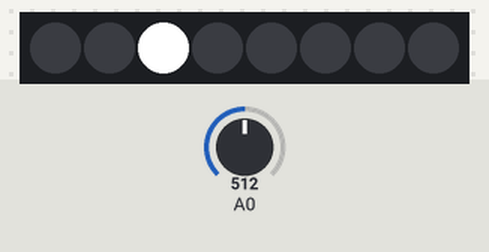
The sketch below on a simulated Arduino Uno, built with avr-gcc and run on an emulated ATmega328P. Parts: 8 RGB LEDs in strip order, left to right. Inputs (shaded band) come from the test bench; at power-on: A0 = 512. What the sketch prints to the serial monitor is not drawn.

Above: at 1.2 s.
1.3 s: A0 set to 75
At 1.43 s:
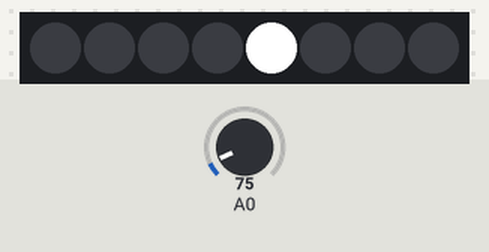
3.7 s: A0 set to 511
5.2 s: A0 set to 40
8.2 s: A0 set to 10
11.2 s: A0 set to 60
At 11.51 s:
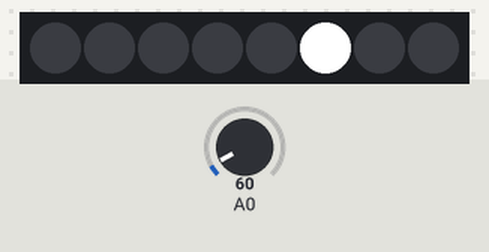
Timing chart, 0 to 15.2 s (numbered marks = the images above; inputs shaded):
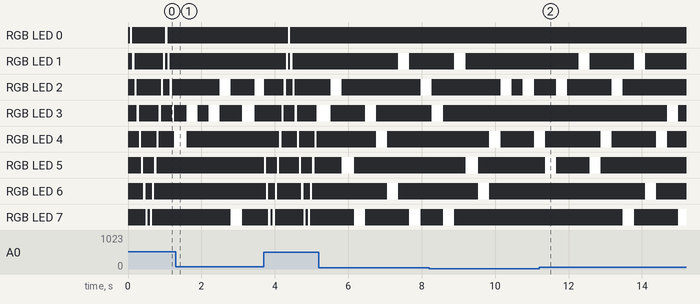

The sketch:

NeoPixel.ino
```cpp
#include <Adafruit_NeoPixel.h>

#define PIN 6

// Parameter 1 = number of pixels in strip
// Parameter 2 = pin number (most are valid)
// Parameter 3 = pixel type flags, add together as needed:
//   NEO_KHZ800  800 KHz bitstream (most NeoPixel products w/WS2812 LEDs)
//   NEO_KHZ400  400 KHz (classic 'v1' (not v2) FLORA pixels, WS2811 drivers)
//   NEO_GRB     Pixels are wired for GRB bitstream (most NeoPixel products)
//   NEO_RGB     Pixels are wired for RGB bitstream (v1 FLORA pixels, not v2)
Adafruit_NeoPixel strip = Adafruit_NeoPixel(8, PIN, NEO_GRB + NEO_KHZ800);

uint32_t OFF = strip.Color(0,0,0);
uint32_t RED = strip.Color(255, 0, 0);
uint32_t CURRENT_COLOR = strip.Color(255,255,255);

float potMax = 1000.0;
float potMin = 20.0;

void setup() {
  Serial.begin(9600);
  strip.begin();
  strip.show();

  pinMode(A0, INPUT);

  pinMode(13, INPUT);
  digitalWrite(13, LOW);
  pinMode(12, INPUT);
  digitalWrite(12, LOW);
  pinMode(11, INPUT);
  digitalWrite(11, LOW);
  pinMode(10, INPUT);
  digitalWrite(10, LOW);
}

boolean alternateChecker;
int checkerDelay;
int pingCount = 0;
boolean pingUp = true;
boolean pingDown = false;
int pingDelay;

void loop() {

  // analog input from proto bit
  float protoBitReading = analogRead(A0);
  int maxRead = 1000;
  int minRead = 20;
  float protoBit = (protoBitReading > maxRead) ? maxRead : protoBitReading;
  protoBit = (protoBit < minRead) ? minRead : protoBit;
  protoBit = (int) (((protoBit - minRead) / (maxRead - minRead)) * 255.0);

  // modes from the 4-pole switch
  boolean ping = true;//(digitalRead(13) == HIGH) ? true : false;
  boolean color = false;//(digitalRead(12) == HIGH ) ? true : false;
  boolean checker = false;//(digitalRead(11) == HIGH) ? true : false;
  boolean brightness = false;//(digitalRead(10) == HIGH) ? true : false;

  if (ping) {
    Serial.println("Ping:");

    int pingRemainder = pingCount % strip.numPixels();
    int numToTurnOn = 0;
    if (pingUp) {
      numToTurnOn = pingRemainder;
    } else if (pingDown) {
      numToTurnOn = strip.numPixels() - pingRemainder;
    }

    for (uint16_t i = 0; i < strip.numPixels(); i++) {
      if (i == numToTurnOn) {
        strip.setPixelColor(i, CURRENT_COLOR);
      } else {
        strip.setPixelColor(i, OFF);
      }
    }

    int maxPingDelay = 1000 / strip.numPixels();
    int minPingDelay = 50 / strip.numPixels();

    pingDelay = ((protoBit / 255.0) * (maxPingDelay - minPingDelay)) + (minPingDelay / strip.numPixels());
    delay(pingDelay);
    strip.show();
    pingCount++;

    if (pingRemainder == 7) {
      pingUp = !pingUp;
      pingDown = !pingDown;
    }

  } else if (color) {

    Serial.println("Color Spectrum:");

    byte WheelPos = protoBit;
    int r = 0;
    int g = 0;
    int b = 0;

    if(WheelPos < 85) {
      r = WheelPos * 3;
      g = 255 - WheelPos * 3;
      b = 0;
    } else if(WheelPos < 170) {
      WheelPos -= 85;
      r = 255 - WheelPos * 3;
      g = 0;
      b = WheelPos * 3;
    } else {
     WheelPos -= 170;
     r = 0;
     g = WheelPos * 3;
     b = 255 - WheelPos * 3;
    }
    CURRENT_COLOR = strip.Color(r,g,b);
    for (uint16_t i = 0; i < strip.numPixels(); i++) {
      strip.setPixelColor(i, CURRENT_COLOR);
    }
    strip.show();

  // adjust brightness
  } else if (checker) {

    for (uint16_t i = 0; i < strip.numPixels(); i++) {
      int modResult = alternateChecker ? 1 : 0;
      if (i % 2 == modResult) {
        strip.setPixelColor(i, CURRENT_COLOR);
      } else {
        strip.setPixelColor(i, OFF);
      }
    }

    int delayMax = 700;
    int delayMin = 50;
    alternateChecker = !alternateChecker;
    checkerDelay = ((protoBit / 255.0) * (delayMax - delayMin)) + delayMin;
    delay(checkerDelay);
    Serial.println(checkerDelay);
    strip.show();

  } else if (brightness) {
    Serial.println("Brightness:");

    for (uint16_t i = 0; i < strip.numPixels(); i++) {
      strip.setPixelColor((strip.numPixels() - i), CURRENT_COLOR);
    }
    strip.setBrightness(protoBit);
    strip.show();

    // animated --> ping back and fourth at a specific frequency
//    protoBit = (protoBit / 255.0) * 5.0;
//
//    // bar graph
//    for (uint16_t i = 0; i < strip.numPixels(); i++) {
//      float seg = 5.0 / 8.0;
//      if (protoBit < seg * i) {
//        strip.setPixelColor((strip.numPixels() - i), CURRENT_COLOR);
//      } else {
//        strip.setPixelColor((strip.numPixels() - i), OFF);
//
//      }
//      delay(10);
//      strip.show();
//    }

  } else {
    Serial.println("Error -- check wiring.");
  }

}
```
